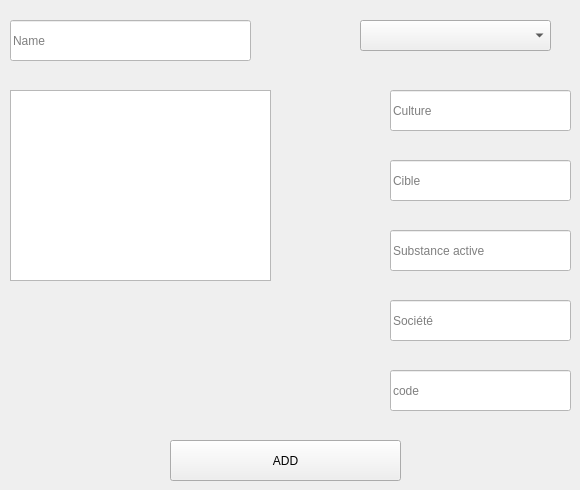
      <widget class="QWidget" name="tab_12">
       <attribute name="title">
        <string>Ajouter resource</string>
       </attribute>
       <widget class="QPushButton" name="add_resource">
        <property name="geometry">
         <rect>
          <x>170</x>
          <y>440</y>
          <width>231</width>
          <height>41</height>
         </rect>
        </property>
        <property name="text">
         <string>ADD</string>
        </property>
       </widget>
       <widget class="QLineEdit" name="lineEdit_11">
        <property name="geometry">
         <rect>
          <x>10</x>
          <y>20</y>
          <width>241</width>
          <height>41</height>
         </rect>
        </property>
        <property name="styleSheet">
         <string notr="true">color: rgb(255, 255, 255);
color: rgb(0, 0, 0);
font: 75 12pt &quot;MS Shell Dlg 2&quot;;
background-color: rgb(255, 255, 255);</string>
        </property>
        <property name="placeholderText">
         <string>Name </string>
        </property>
       </widget>
       <widget class="QLineEdit" name="lineEdit_13">
        <property name="geometry">
         <rect>
          <x>390</x>
          <y>90</y>
          <width>181</width>
          <height>41</height>
         </rect>
        </property>
        <property name="styleSheet">
         <string notr="true">color: rgb(255, 255, 255);
color: rgb(0, 0, 0);
font: 75 12pt &quot;MS Shell Dlg 2&quot;;
background-color: rgb(255, 255, 255);</string>
        </property>
        <property name="placeholderText">
         <string>Culture</string>
        </property>
       </widget>
       <widget class="QLineEdit" name="lineEdit_14">
        <property name="geometry">
         <rect>
          <x>390</x>
          <y>160</y>
          <width>181</width>
          <height>41</height>
         </rect>
        </property>
        <property name="styleSheet">
         <string notr="true">color: rgb(255, 255, 255);
color: rgb(0, 0, 0);
font: 75 12pt &quot;MS Shell Dlg 2&quot;;
background-color: rgb(255, 255, 255);</string>
        </property>
        <property name="placeholderText">
         <string>Cible</string>
        </property>
       </widget>
       <widget class="QLineEdit" name="lineEdit_15">
        <property name="geometry">
         <rect>
          <x>390</x>
          <y>230</y>
          <width>181</width>
          <height>41</height>
         </rect>
        </property>
        <property name="styleSheet">
         <string notr="true">color: rgb(255, 255, 255);
color: rgb(0, 0, 0);
font: 75 12pt &quot;MS Shell Dlg 2&quot;;
background-color: rgb(255, 255, 255);</string>
        </property>
        <property name="placeholderText">
         <string>Substance active </string>
        </property>
       </widget>
       <widget class="QLineEdit" name="lineEdit_16">
        <property name="geometry">
         <rect>
          <x>390</x>
          <y>300</y>
          <width>181</width>
          <height>41</height>
         </rect>
        </property>
        <property name="styleSheet">
         <string notr="true">color: rgb(255, 255, 255);
color: rgb(0, 0, 0);
font: 75 12pt &quot;MS Shell Dlg 2&quot;;
background-color: rgb(255, 255, 255);</string>
        </property>
        <property name="placeholderText">
         <string>Société</string>
        </property>
       </widget>
       <widget class="QTextEdit" name="textEdit_5">
        <property name="geometry">
         <rect>
          <x>10</x>
          <y>90</y>
          <width>261</width>
          <height>191</height>
         </rect>
        </property>
       </widget>
       <widget class="QLineEdit" name="lineEdit_22">
        <property name="geometry">
         <rect>
          <x>390</x>
          <y>370</y>
          <width>181</width>
          <height>41</height>
         </rect>
        </property>
        <property name="styleSheet">
         <string notr="true">color: rgb(255, 255, 255);
color: rgb(0, 0, 0);
font: 75 12pt &quot;MS Shell Dlg 2&quot;;
background-color: rgb(255, 255, 255);</string>
        </property>
        <property name="placeholderText">
         <string>code</string>
        </property>
       </widget>
       <widget class="QComboBox" name="comboBox">
        <property name="geometry">
         <rect>
          <x>360</x>
          <y>20</y>
          <width>191</width>
          <height>31</height>
         </rect>
        </property>
       </widget>
      </widget>
